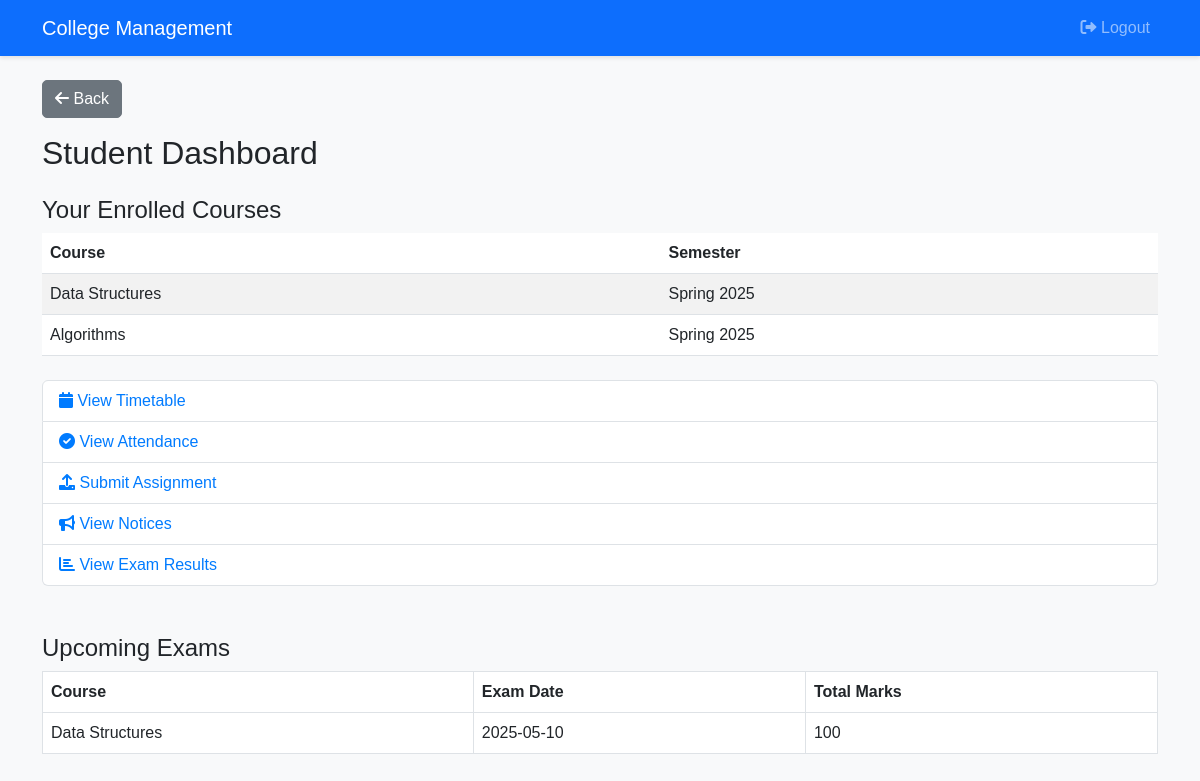
The app's page /student/dashboard.php (signed in) with its own data.
### tables this page shows
CREATE TABLE `enrollment` (
  `EnrollmentID` int(11) NOT NULL,
  `StudentID` int(11) DEFAULT NULL,
  `CourseID` int(11) DEFAULT NULL,
  `Semester` varchar(20) DEFAULT NULL,
  `Grade` varchar(2) DEFAULT NULL
);

CREATE TABLE `course` (
  `CourseID` int(11) NOT NULL,
  `CourseName` varchar(100) NOT NULL,
  `DepartmentID` int(11) DEFAULT NULL,
  `Credits` int(11) DEFAULT NULL
);

CREATE TABLE `exam` (
  `ExamID` int(11) NOT NULL,
  `CourseID` int(11) DEFAULT NULL,
  `ExamDate` date DEFAULT NULL,
  `TotalMarks` int(11) DEFAULT NULL
);

### student/dashboard.php (the view, shortened to what this page needs)
<?php
include '../config/db.php';
$stmt = $pdo->prepare("SELECT StudentID FROM Student WHERE UserID = ?");
$stmt->execute([$_SESSION['user_id']]);
$studentID = $stmt->fetchColumn();
$stmt = $pdo->prepare("SELECT c.CourseID, c.CourseName, e.Semester, e.Grade
                       FROM Enrollment e
                       JOIN Course c ON e.CourseID = c.CourseID
                       WHERE e.StudentID = ?");
$stmt->execute([$studentID]);
$courses = $stmt->fetchAll();
$examStmt = $pdo->prepare("SELECT e.ExamDate, e.TotalMarks, c.CourseName
                           FROM Exam e
                           JOIN Course c ON e.CourseID = c.CourseID
                           WHERE e.CourseID IN (
                               SELECT CourseID FROM Enrollment WHERE StudentID = ?
                           ) ORDER BY e.ExamDate DESC");
$examStmt->execute([$studentID]);
$exams = $examStmt->fetchAll();
?>
<?php include '../includes/header.php'; ?>
<h2 class="mb-4">Student Dashboard</h2>
<h4>Your Enrolled Courses</h4>
<table class="table table-striped">
    <thead>
        <tr>
            <th>Course</th>
            <th>Semester</th>
        </tr>
    </thead>
    <tbody>
        <?php foreach ($courses as $course): ?>
            <tr>
                <td><?= htmlspecialchars($course['CourseName']) ?></td>
                <td><?= htmlspecialchars($course['Semester']) ?></td>
            </tr>
        <?php endforeach; ?>
    </tbody>
</table>
<ul class="list-group mt-4">
    <li class="list-group-item"><a href="view_timetable.php" class="text-decoration-none"><i class="fas fa-calendar"></i> View Timetable</a></li>
    <li class="list-group-item"><a href="view_attendance.php" class="text-decoration-none"><i class="fas fa-check-circle"></i> View Attendance</a></li>
    <li class="list-group-item"><a href="submit_assignment.php" class="text-decoration-none"><i class="fas fa-upload"></i> Submit Assignment</a></li>
    <li class="list-group-item"><a href="view_notices.php" class="text-decoration-none"><i class="fas fa-bullhorn"></i> View Notices</a></li>
    <li class="list-group-item"><a href="view_results.php" class="text-decoration-none"><i class="fas fa-chart-bar"></i> View Exam Results</a></li>
</ul>
<div class="mt-5">
    <h4 class="<?= $_SESSION['seen_exams'] ? '' : 'bg-info text-white p-2' ?>">Upcoming Exams <?= $_SESSION['seen_exams'] ? '' : '(New)' ?></h4>
    <?php if ($exams): ?>
        <table class="table table-bordered">
            <thead>
                <tr>
                    <th>Course</th>
                    <th>Exam Date</th>
                    <th>Total Marks</th>
                </tr>
            </thead>
            <tbody>
                <?php foreach ($exams as $exam): ?>
                    <tr>
                        <td><?= htmlspecialchars($exam['CourseName']) ?></td>
                        <td><?= htmlspecialchars($exam['ExamDate']) ?></td>
                        <td><?= htmlspecialchars($exam['TotalMarks']) ?></td>
                    </tr>
                <?php endforeach; ?>
            </tbody>
        </table>
    <?php else: ?>
        <p>No upcoming exams scheduled.</p>
    <?php endif; ?>
</div>
<?php include '../includes/footer.php'; ?>

### css/styles.css (style rules this page uses)
body { background-color: #f8f9fa; font-family: 'Arial', sans-serif; }
.table th, .table td { vertical-align: middle; }
.list-group-item a { color: #007bff; }

### records on screen
enrollment: CourseID.CourseName "Data Structures", Semester "Spring 2025"
enrollment: CourseID.CourseName "Algorithms", Semester "Spring 2025"
exam: CourseID.CourseName "Data Structures", ExamDate "2025-05-10", TotalMarks "100"
